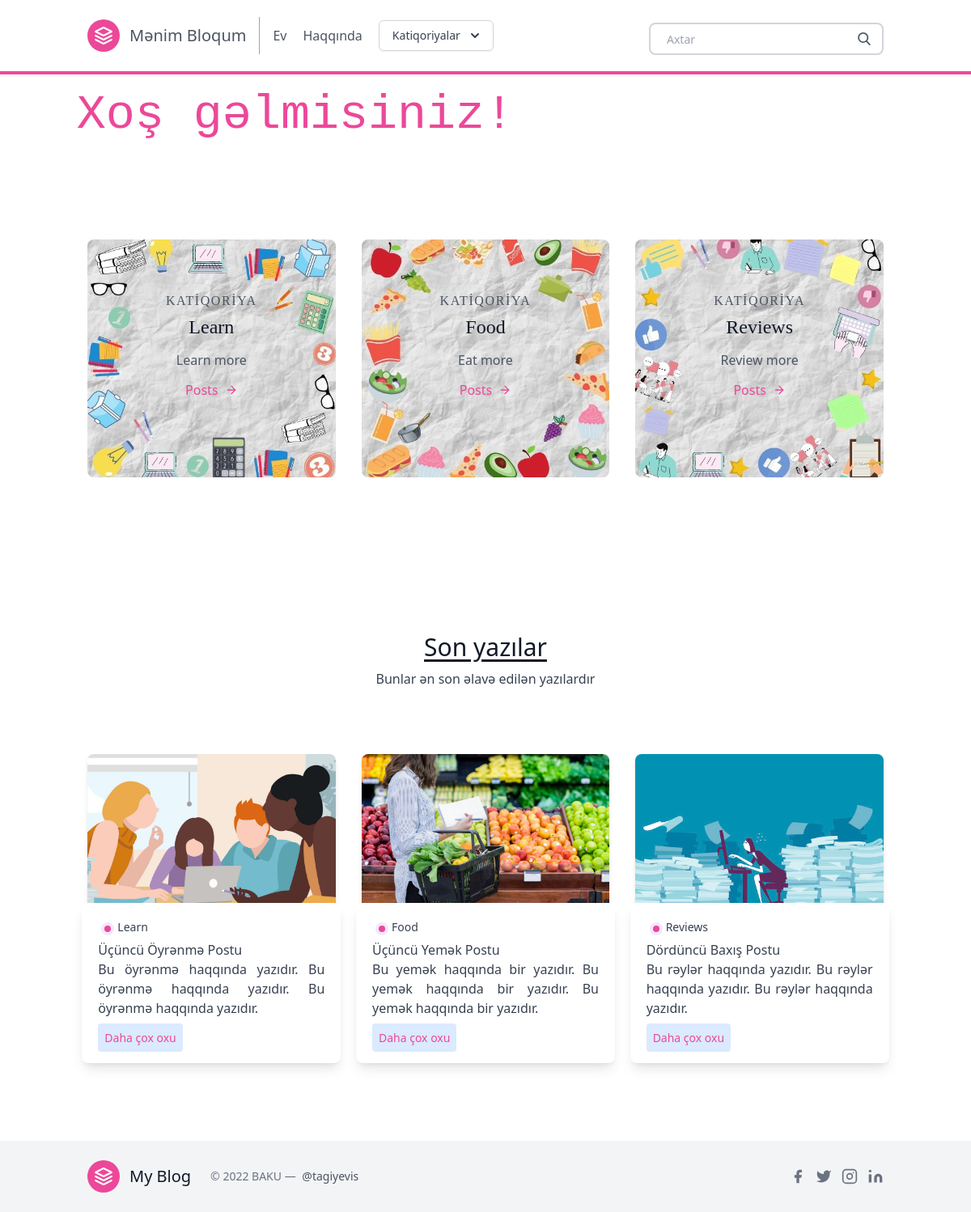
The page / on the database its author committed.
### posts/models.py (models this page shows, shortened)
class Category(models.Model):
    title = models.CharField(max_length=20)
    subtitle = models.CharField(max_length=20)
    slug = models.SlugField()
    thumbnail = models.ImageField()

class Post(models.Model):
    title = models.CharField(max_length=100)
    slug = models.SlugField()
    overview = models.TextField()
    timestamp = models.DateTimeField(auto_now_add=True)
    content = models.TextField()
    author = models.ForeignKey(Author, on_delete=models.CASCADE)
    thumbnail = models.ImageField()
    categories = models.ManyToManyField(Category)
    featured = models.BooleanField()
    likes = models.ManyToManyField(User, related_name= 'blog_post')

### posts/views.py (the view)
# urls.py: path('', homepage, name = 'homepage'),
def homepage (request):
    categories = Category.objects.all()[0:3]
    featured = Post.objects.filter(featured=True)
    latest = Post.objects.order_by('-timestamp')[0:3]
    context= {
        'object_list': featured,
        'latest': latest,
        'categories':categories,
    }
    return render(request, 'homepage.html',context)

### posts/templatetags/markdown_extras.py (called while the page is built)
@register.simple_tag
def get_categories():
    return Category.objects.all()[0:3]

### templates/homepage.html (shortened to what this page needs)
{% extends 'base.html' %}
{% block content %}
    <div class="w-full bg-cover bg-center" >
      <div class="py-5 flex items-center justify-center h-full w-full">
        <h1 class="mb-2 font-mono text-4xl text-pink-500 md:text-6xl">
          Xoş gəlmisiniz! <br class="block md:hidden" />
          <span class="relative">
            <span class="h-20 pt-2 overflow-x-hidden whitespace-nowrap text-brand-accent">
              Buyurun 	&#x2764; <span class="text-3xl md:text-5xl">👋</span>
            </span>
            <span
              class="cursor absolute -bottom-0 left-0 -top-1 inline-block bg-white w-full animate-type will-change"
            ></span>
          </span>
        </h1>
      </div>
    </div>
    <section class="text-gray-600 body-font ">
        <div class="container px-5 py-24 mx-auto">
          <div class="flex flex-wrap -m-4">
            {% for category in categories %}
            <div class="p-4 lg:w-1/3">
              <div class="transition ease-in-out delay-150 bg-blue-500 hover:-translate-y-1 hover:scale-110 hover:bg-indigo-500 duration-300 w-full bg-cover bg-center bg-gray-300 rounded-lg " style="background-image: url('{{ category.thumbnail.url }}')">
                <div class="h-full bg-white-900 bg-opacity-40 hover:bg-opacity-70 transition duration-300 ease-in-out px-8 pt-16 pb-24 rounded-lg overflow-hidden text-center relative">
                <h2 class="tracking-widest text-1xl title-font font-serif text-black-800 mb-1">
                  KATİQORİYA</h2>
                <h1 class="title-font sm:text-2xl text-xl font-serif text-gray-900 mb-3">
                  {{ category.title }}</h1>
                <p class="leading-relaxed mb-3">
                  {{ category.subtitle }}</p>
                <a href="{% url 'postlist' category.slug %}" class="rounded-lg hover:bg-pink-200 text-pink-500 inline-flex items-center">
                  Posts
                  <svg class="w-4 h-4 ml-2" viewBox="0 0 24 24" stroke="currentColor" stroke-width="2" fill="none" stroke-linecap="round" stroke-linejoin="round">
                    <path d="M5 12h14"></path>
                    <path d="M12 5l7 7-7 7"></path>
                  </svg>
                </a>
              </div>
              </div>
            </div>
            {% endfor %}
          </div>
        </div>
    </section>
<section class="blog text-gray-700 body-font">
      <div class="container px-5 py-24 mx-auto">
        <div class="flex flex-wrap w-full mb-20 flex-col items-center text-center">
          <h1 class="sm:text-3xl text-2xl font-medium title-font mb-2 text-gray-900 underline underline-offset-4">
            Son yazılar</h1>
          <p class="lg:w-1/2 w-full leading-relaxed text-base">
            Bunlar ən son əlavə edilən yazılardır</p>
        </div>
        <div class="flex flex-wrap sm:-m-4 -mx-4 -mb-10 -mt-4">
          {% for obj in object_list %}
          <div class="p-4 md:w-1/3 md:mb-0 mb-6 flex flex-col justify-center items-center max-w-sm mx-auto">
            <div class="bg-gray-300 h-56 w-full rounded-lg shadow-md bg-cover bg-center"
            style="background-image: url('{{ obj.thumbnail.url }}')">
          </div>
            <div class=" w-70 bg-white -mt-10 shadow-lg rounded-lg overflow-hidden p-5">
              <div class="header-content inline-flex ">
                <div class="category-badge flex-1  h-4 w-4 m rounded-full m-1 bg-purple-100">
                  <div class="h-2 w-2 rounded-full m-1 bg-pink-500 " ></div>
                </div>
                {% for category in obj.categories.all %}
                <div class="category-title flex-1 text-sm">
                  {{ category.title }}
                </div>
                {% endfor %}
              </div>
                <div class="title-post font-medium">
                {{ obj.title }}
                </div>
                <div class="summary-post text-base text-justify">
                  {{ obj.overview }}
                </div>
                <div class="mt-3">
                <a href="{% url 'post' obj.slug %}" class="bg-blue-100 text-pink-500 rounded p-2 text-sm ">
                  Daha çox oxu
                </a>
              </div>
            </div>
          </div>
          {% endfor %}
        </div>
      </div>
</section>
{% endblock content %}

### templates/homepage.html (style rules this page uses)
.cursor::after { display: block; content: ''; position: absolute; width: 4px; height: 100%; background-color: #fff; animation: cursor .6s linear infinite alternate; will-change: opacity; }
.w-70 { width: 20rem; }

### rows shown on the page
Category: thumbnail (picture), title "Learn", subtitle "Learn more"
Category: thumbnail (picture), title "Food", subtitle "Eat more"
Category: thumbnail (picture), title "Reviews", subtitle "Review more"
Post: thumbnail (picture), title "Üçüncü Öyrənmə Postu", overview "Bu öyrənmə haqqında yazıdır. Bu öyrənmə haqqında yazıdır. Bu öyrənmə haqqında yazıdır."
Post: thumbnail (picture), title "Üçüncü Yemək Postu", overview "Bu yemək haqqında bir yazıdır. Bu yemək haqqında bir yazıdır. Bu yemək haqqında bir yazıdır."
Post: thumbnail (picture), title "Dördüncü Baxış Postu", overview "Bu rəylər haqqında yazıdır. Bu rəylər haqqında yazıdır. Bu rəylər haqqında yazıdır."
